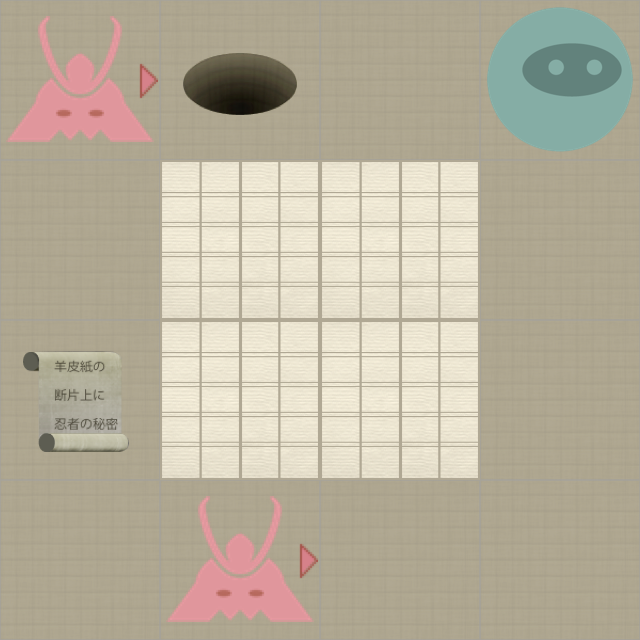

Tiled map render using the project's own tile images. Description and the map definition, with tile-layer contents summarised, below:
An orthogonal 4x4 tile map with 160x160 px tiles, 2 tile layers (Level, Actors).

<map version="1.0" orientation="orthogonal" width="4" height="4" tilewidth="160" tileheight="160">
 <properties>
  <property name="moves" value="6" />
 </properties>
 <tileset firstgid="1" name="tiles" tilewidth="160" tileheight="160" spacing="2" margin="2">
  <image source="tiles-ipadhd.png" width="1024" height="1024" />
  <tile id="0">
   <properties>
    <property name="actor" value="exit" />
   </properties>
  </tile>
  <tile id="2">
   <properties>
    <property name="actor" value="guard" />
    <property name="direction" value="down" />
   </properties>
  </tile>
  <tile id="3">
   <properties>
    <property name="actor" value="guard" />
    <property name="direction" value="left" />
   </properties>
  </tile>
  <tile id="4">
   <properties>
    <property name="actor" value="guard" />
    <property name="direction" value="right" />
   </properties>
  </tile>
  <tile id="5">
   <properties>
    <property name="actor" value="guard" />
    <property name="direction" value="up" />
   </properties>
  </tile>
  <tile id="7">
   <properties>
    <property name="actor" value="player" />
   </properties>
  </tile>
  <tile id="8">
   <properties>
    <property name="actor" value="scroll" />
   </properties>
  </tile>
  <tile id="9">
   <properties>
    <property name="wall" value="1" />
   </properties>
  </tile>
 </tileset>
 <layer name="Level" width="4" height="4">
  <data>[16 cells, 16 non-empty, 2 distinct tile ids]</data>
 </layer>
 <layer name="Actors" width="4" height="4">
  <data>[16 cells, 5 non-empty, 4 distinct tile ids]</data>
 </layer>
</map>
